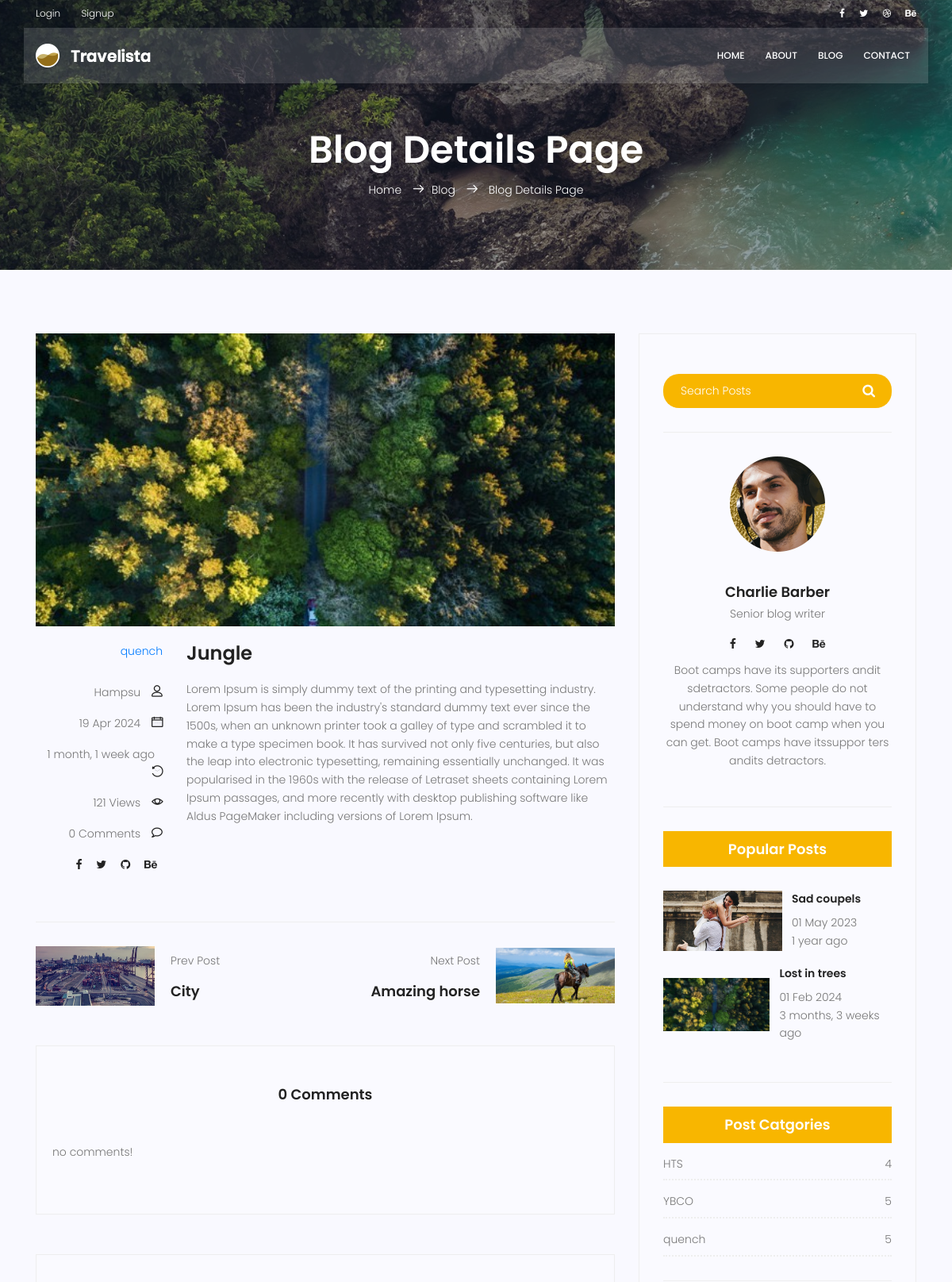
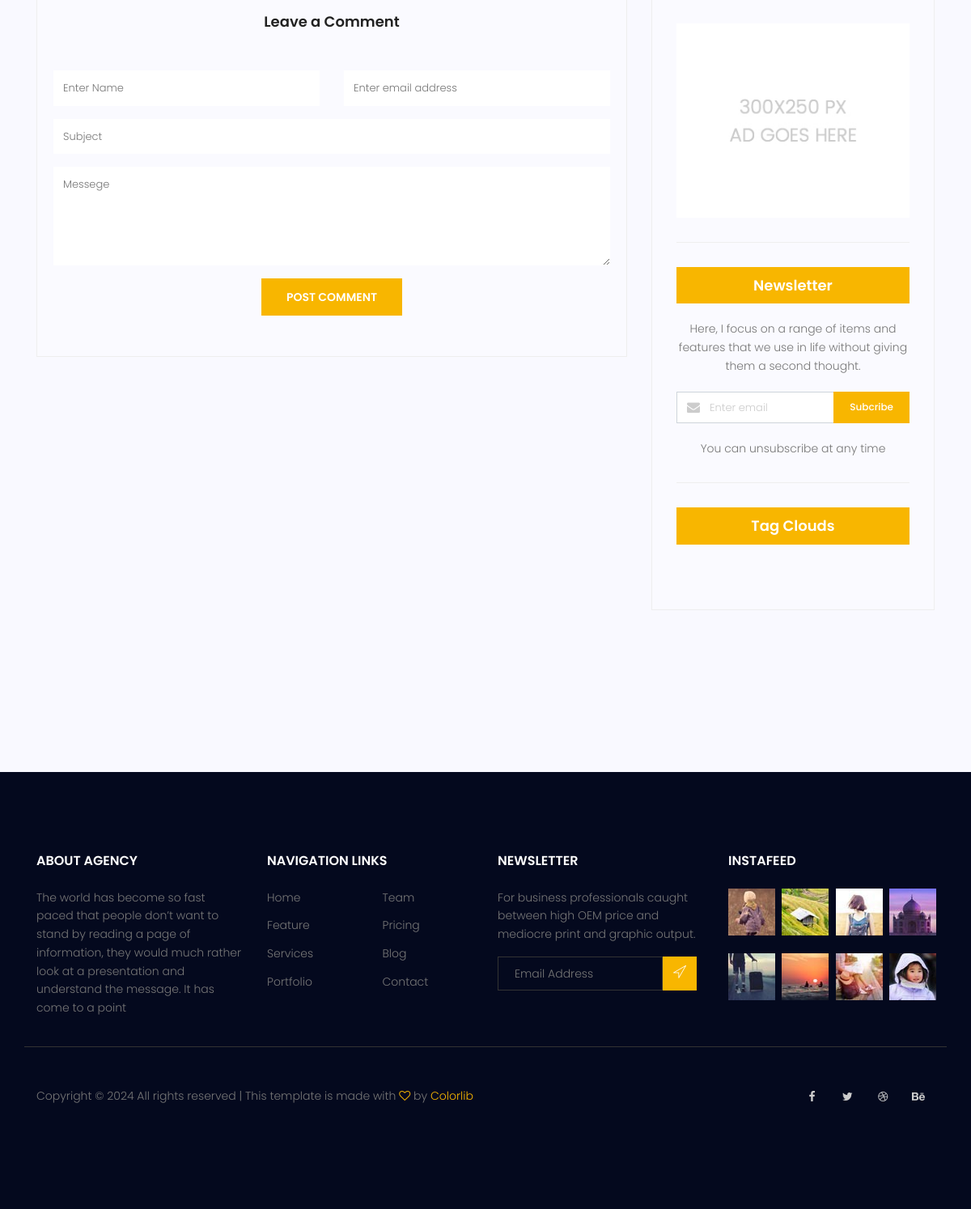
The page /blog/1 on the database its author committed (2 pictures, top to bottom).
### blog/models.py (models this page shows, shortened)
class Post(models.Model):
    image = models.ImageField(upload_to='blog/', default='blog/default.jpg')
    author = models.ForeignKey(User, null=True, on_delete=models.SET_NULL)
    title = models.CharField(max_length=255)
    content = models.TextField()
    tags = TaggableManager()
    category = models.ManyToManyField(Category)
    counted_view = models.IntegerField(default=0)
    status = models.BooleanField(default=False)
    login_required = models.BooleanField(default=False)
    published_date = models.DateTimeField(null=True)
    created_date = models.DateTimeField(auto_now_add=True)
    updated_date = models.DateTimeField(auto_now=True)
    class Meta:
        ordering = ('-created_date',)

class Category(models.Model):
    name = models.CharField(max_length=255)
    def __str__(self):
        return self.name

### blog/views.py (the view, shortened to what this page needs)
# urls.py: path('<int:pid>', single_view, name = 'single'),
def single_view(request, pid):
    posts = Post.objects.filter(status = True, published_date__lte=timezone.now()).order_by('published_date')
    the_post = get_object_or_404(posts, id=pid)
    the_post.counted_view += 1
    the_post.save()
    next_post = posts.filter(published_date__gt=the_post.published_date)
    if next_post.count() != 0:
        next_post = next_post.order_by('published_date').first()
    else:
        next_post = 0
    previous_post = posts.filter(published_date__lt=the_post.published_date)
    if previous_post.count()!= 0:
        previous_post = previous_post.order_by('-published_date').first()
    else:
        previous_post = 0
    if not the_post.login_required:
        comments = Comment.objects.filter(post=the_post.id, approved=True)
        form = CommenttForm()
        context = {'post': the_post, 'next_post': next_post, 'previous_post': previous_post, 'comments': comments, 'form': form}
        return render(request, 'blog/blog-single.html',context)
    else:
        return HttpResponseRedirect(reverse('accounts:login'))

### blog/forms.py
class CommenttForm(forms.ModelForm):
    class Meta:
        model = Comment
        fields = ['post','name', 'email', 'subject','message']

### blog/templatetags/blog_tags.py (called while the page is built)
@register.inclusion_tag('blog/blog-latest-posts.html')
def latestposts(arg=2):
    posts = Post.objects.filter(status = True).order_by('published_date')[:arg]
    return {'posts': posts}

@register.inclusion_tag('blog/blog-post-categories.html')
def postcategories():
    posts = Post.objects.filter(status = True)
    categories = Category.objects.all()
    cat_dict = {}
    for name in categories:
        cat_dict[name] = posts.filter(category=name).count()
    return {'categories': cat_dict}

### templates/blog/blog-single.html (shortened to what this page needs)
{% extends 'base.html' %}
{% load static %}
{% load humanize %}
{% load blog_tags %}
{% block content %}
<section class="relative about-banner">
	<div class="overlay overlay-bg"></div>
	<div class="container">
		<div class="row d-flex align-items-center justify-content-center">
			<div class="about-content col-lg-12">
				<h1 class="text-white">
					Blog Details Page
				</h1>
				<p class="text-white link-nav"><a href="{% url 'website:index' %}">Home </a> <span
						class="lnr lnr-arrow-right"></span><a href="{% url 'blog:index' %}">Blog </a> <span
						class="lnr lnr-arrow-right"></span> <a href="#"> Blog Details Page</a></p>
			</div>
		</div>
	</div>
</section>
<section class="post-content-area single-post-area">
	<div class="container">
		<div class="row">
			<div class="col-lg-8 posts-list">
				<div class="single-post row">
					<div class="col-lg-12">
						<div class="feature-img">
							<img class="img-fluid" src="{{post.image.url}}" alt="">
						</div>
					</div>
					<div class="col-lg-3  col-md-3 meta-details">
						<ul class="tags">
							{% for cat in post.category.all %}
							<a href="{% url 'blog:category' cat_name=cat.name%}">{{cat.name}}</a>{% if not forloop.last %},{% endif %}
							{% endfor %}
						</ul>
						<div class="user-details row">
							<p class="user-name col-lg-12 col-md-12 col-6"><a
									href="{% url 'blog:author' author_username=post.author %}">{{post.author.first_name}}</a>
								<span class="lnr lnr-user"></span>
							</p>
							<p class="date col-lg-12 col-md-12 col-6"><a href="#">{{post.published_date|date:"d M Y"}}</a> <span class="lnr lnr-calendar-full"></span></p>
							<p class="date col-lg-12 col-md-12 col-6"><a
									href="#">{{post.published_date|naturaltime}}</a> <span
									class="lnr lnr-history"></span></p>
							<p class="view col-lg-12 col-md-12 col-6"><a href="#">{{post.counted_view}} Views</a> <span
									class="lnr lnr-eye"></span></p>
							<p class="comments col-lg-12 col-md-12 col-6"><a href="#">{{ comments|length }} Comments</a>
								<span class="lnr lnr-bubble"></span></p>
							<ul class="social-links col-lg-12 col-md-12 col-6">
								<li><a href="#"><i class="fa fa-facebook"></i></a></li>
								<li><a href="#"><i class="fa fa-twitter"></i></a></li>
								<li><a href="#"><i class="fa fa-github"></i></a></li>
								<li><a href="#"><i class="fa fa-behance"></i></a></li>
							</ul>
						</div>
					</div>
					<div class="col-lg-9 col-md-9">
						<h3 class="mt-20 mb-20">{{post.title}}</h3>
						<p class="excert">
							{{post.content|safe}}
						</p>
					</div>
				</div>
				<div class="navigation-area">
					<div class="row">
						<div
							class="col-lg-6 col-md-6 col-12 nav-left flex-row d-flex justify-content-start align-items-center">
							{% if previous_post != 0 %}
							<div class="thumb">
								<a href="{% url 'blog:single' previous_post.id %}"><img class="img-fluid"
										src="{{previous_post.image.url}}" alt=""></a>
							</div>
							<div class="arrow">
								<a href="{% url 'blog:single' previous_post.id %}"></a>
							</div>
							<div class="detials">
								<p>Prev Post</p>
								<a href="{% url 'blog:single' previous_post.id %}">
									<h4>{{previous_post.title}}</h4>
								</a>
							</div>
							{% endif %}
						</div>
						<div
							class="col-lg-6 col-md-6 col-12 nav-right flex-row d-flex justify-content-end align-items-center">
							{% if next_post != 0 %}
							<div class="detials">
								<p>Next Post</p>
								<a href="{% url 'blog:single' next_post.id %}">
									<h4>{{next_post.title}}</h4>
								</a>
							</div>
							<div class="arrow">
								<a href="{% url 'blog:single' next_post.id %}"></a>
							</div>
							<div class="thumb">
								<a href="{% url 'blog:single' next_post.id %}"><img class="img-fluid"
										src="{{next_post.image.url}}" alt=""></a>
							</div>
							{% endif %}
						</div>
					</div>
				</div>
				<div class="comments-area">
					<h4>{{ comments|length }} Comments</h4>
					{% for comment in comments %}
					<div class="comment-list">
						<div class="single-comment justify-content-between d-flex">
							<div class="user justify-content-between d-flex">
								<div class="thumb">
									<img src="{% static 'img/blog/c1.jpg' %}" alt="">
								</div>
								<div class="desc">
									<h5><a href="#">{{comment.name}}</a></h5>
									<p class="date">{{comment.created_date|naturalday}}</p>
									<p class="comment">
										{{comment.message}}
									</p>
								</div>
							</div>
							<!--
							<div class="reply-btn">
								<a href="" class="btn-reply text-uppercase">reply</a>
							</div>
							-->
						</div>
					</div>
					{% empty %}
					<p> no comments!</p>
					{% endfor %}
				</div>
				<div class="comment-form">
					<h4>Leave a Comment</h4>
					<form method="post" action="{% url 'blog:single' pid=post.id %}">
						{% if request.user.is_authenticated %}
						<input type="hidden" name="name" value={{request.user.first_name}}>
						<input type="hidden" name="email" value={{request.user.email}}>
						{% else %}
						<div class="form-group form-inline">
							<div class="form-group col-lg-6 col-md-12 name">
								<input type="text" class="form-control" name="name" placeholder="Enter Name"
									onfocus="this.placeholder = ''" onblur="this.placeholder = 'Enter Name'">
							</div>
							<div class="form-group col-lg-6 col-md-12 email">
								<input type="email" class="form-control" name="email" placeholder="Enter email address"
									onfocus="this.placeholder = ''" onblur="this.placeholder = 'Enter email address'">
							</div>
						</div>
						{% endif %}
						<div class="form-group">
							<input type="text" class="form-control" name="subject" placeholder="Subject"
								onfocus="this.placeholder = ''" onblur="this.placeholder = 'Subject'">
						</div>
						<div class="form-group">
							<textarea class="form-control mb-10" rows="5" name="message" placeholder="Messege"
								onfocus="this.placeholder = ''" onblur="this.placeholder = 'Messege'"
								required=""></textarea>
						</div>
						<button type="submit" class="primary-btn text-uppercase">Post Comment</button>
					</form>
				</div>
			</div>
			<div class="col-lg-4 sidebar-widgets">
				<div class="widget-wrap">
					{% include 'blog/blog-search.html' %}
					{% include 'blog/blog-writer.html' %}
					{% latestposts 2 %}
					{% postcategories %}
					{% include 'blog/blog-ads.html' %}
					{% include 'blog/blog-newsletter.html' %}
					{% include 'blog/blog-tags.html' %}
				</div>
			</div>
		</div>
	</div>
</section>
{% endblock %}

### templates/blog/blog-latest-posts.html
{% load humanize %}
{% load static %}
<div class="single-sidebar-widget popular-post-widget">
    <h4 class="popular-title">Popular Posts</h4>
    <div class="popular-post-list">
        {% for post in posts %}
        <div class="single-post-list d-flex flex-row align-items-center">
            <div class="thumb">
                <img class="img-fluid" src="{{post.image.url}}" alt="">
            </div>
            <div class="details">
                <a href="{% url 'blog:single' pid=post.id %}">
                    <h6>{{post.title}}</h6>
                </a>
                <p>{{post.published_date|date:"d M Y"}}</p>
                <p>{{post.published_date|naturaltime}}</p>
            </div>
        </div>
        {% endfor %}
    </div>
</div>

### templates/blog/blog-post-categories.html
{% load static %}
<div class="single-sidebar-widget post-category-widget">
    <h4 class="category-title">Post Catgories</h4>
    <ul class="cat-list">
        {% for name, count in categories.items %}
        <li>
            <a href="{% url 'blog:category' cat_name=name%}" class="d-flex justify-content-between">
                <p>{{name}}</p>
                <p>{{count}}</p>
            </a>
        </li>
        {% endfor %}
    </ul>
</div>

### rows shown on the page
Post: image (picture), author.first_name "Hampsu", published_date "19 Apr 2024", published_date "1 month, 1 week ago", counted_view "121", title "Jungle", content "Lorem Ipsum is simply dummy text of the printing and typesetting industry. Lorem Ipsum has been the industry's standard dummy text ever since the 1500s, when an unknown printer took a galley of type and scrambled it to make a type specimen book. It has survived not only five centuries, but also the leap into electronic typesetting, remaining essentially unchanged. It was popularised in the 1960s with the release of Letraset sheets containing Lorem Ipsum passages, and more recently with desktop publishing software like Aldus PageMaker including versions of Lorem Ipsum."
Category: name "quench", count "5"
Post: image (picture), title "City"
Post: title "Amazing horse", image (picture)
Post: image (picture), title "Sad coupels", published_date "01 May 2023", published_date "1 year ago"
Post: image (picture), title "Lost in trees", published_date "01 Feb 2024", published_date "3 months, 3 weeks ago"
Category: name "HTS", count "4"
Category: name "YBCO", count "5"

### other values the page prints
{{ comments|length }} "0"
